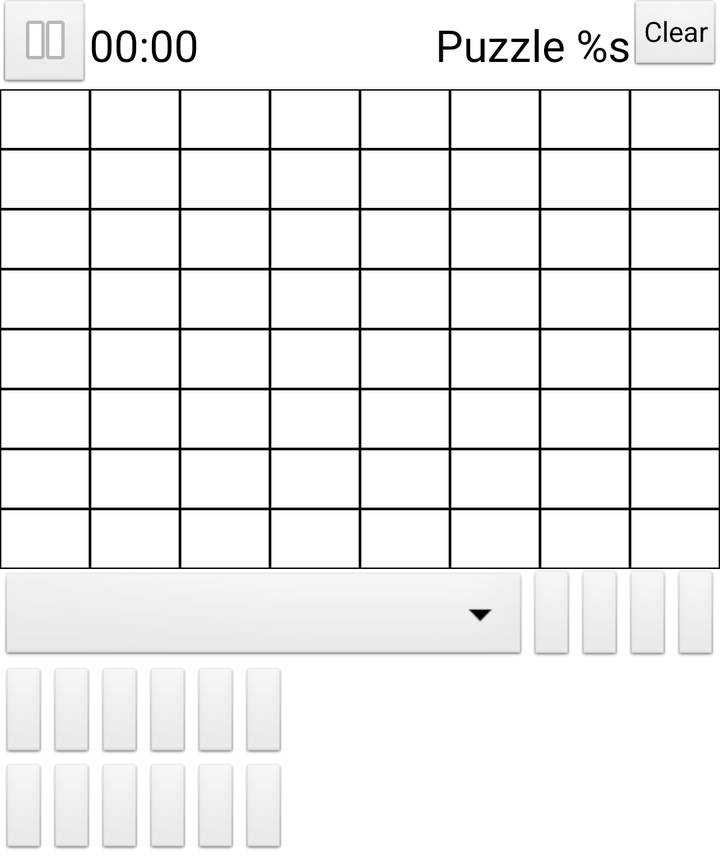
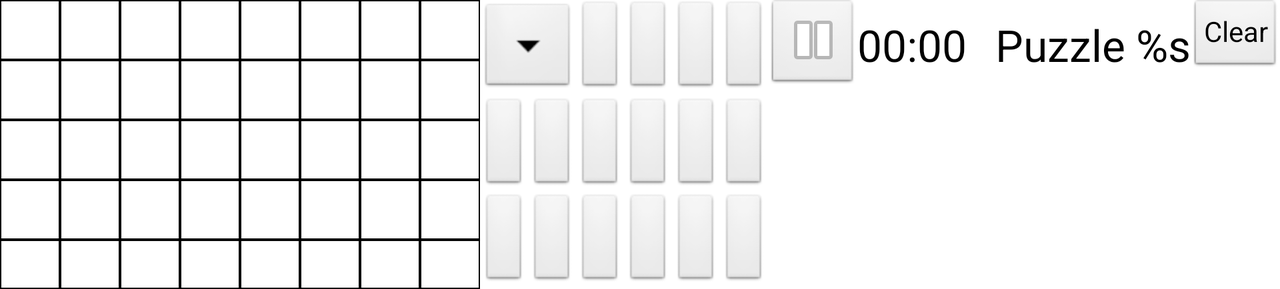

Two renders of one Android screen. The first uses the default layout on a phone; the second uses the alternative layout the repository ships for a different screen configuration, on a matching device. The two XML files are below.
<!-- AndroidManifest.xml: application theme AppTheme -->
<!-- res/layout/activity_connect64.xml -->
<LinearLayout xmlns:android="http://schemas.android.com/apk/res/android"
    xmlns:tools="http://schemas.android.com/tools"
    android:id="@+id/container"
    android:layout_width="fill_parent"
    android:layout_height="wrap_content"
    android:layout_alignParentLeft="true"
    android:layout_alignParentTop="true"
    android:orientation="vertical" >

    <include
        android:layout_width="fill_parent"
        android:layout_height="wrap_content"
        layout="@layout/label_and_back" />

    <include
        android:layout_width="fill_parent"
        android:layout_height="wrap_content"
        layout="@layout/game_grid" />

    <include
        android:layout_width="fill_parent"
        android:layout_height="wrap_content"
        layout="@layout/input_buttons" />

</LinearLayout>
<!-- res/layout/label_and_back.xml (included above) -->
<RelativeLayout xmlns:android="http://schemas.android.com/apk/res/android"
    android:id="@+id/RelativeLayout1"
    android:layout_width="wrap_content"
    android:layout_height="wrap_content" >

    <ImageButton
        android:id="@+id/pauseResumeButton"
        style="?android:attr/buttonStyleSmall"
        android:layout_width="wrap_content"
        android:layout_height="wrap_content"
        android:layout_alignParentLeft="true"
        android:layout_alignParentTop="true"
        android:contentDescription="@string/pause"
        android:onClick="pauseResumeClick"
        android:src="@android:drawable/ic_media_pause" />

    <Chronometer
        android:id="@+id/chronometer"
        android:layout_width="wrap_content"
        android:layout_height="wrap_content"
        android:layout_centerVertical="true"
        android:layout_toRightOf="@+id/pauseResumeButton"
        android:textAppearance="?android:attr/textAppearanceLarge" />

    <TextView
        android:id="@+id/puzzleLabel"
        android:layout_width="wrap_content"
        android:layout_height="wrap_content"
        android:layout_centerVertical="true"
        android:layout_toLeftOf="@+id/clear"
        android:text="@string/puzzle_s"
        android:textAppearance="?android:attr/textAppearanceLarge" />

    <Button
        android:id="@+id/clear"
        style="?android:attr/buttonStyleSmall"
        android:layout_width="wrap_content"
        android:layout_height="wrap_content"
        android:layout_alignParentRight="true"
        android:layout_alignParentTop="true"
        android:onClick="clearButtonClick"
        android:text="@string/clear" />

</RelativeLayout>
<!-- res/layout/game_grid.xml (included above) -->
<?xml version="1.0" encoding="utf-8"?>

<TableLayout xmlns:android="http://schemas.android.com/apk/res/android"
    android:id="@+id/connect64"
    android:layout_width="wrap_content"
    android:layout_height="wrap_content"
    android:background="#FFFFFF" >

    <TableRow
        android:layout_width="fill_parent"
        android:layout_height="wrap_content" >

        <Button
            style="@style/MarginlessButton"
            android:tag="11" />

        <Button
            style="@style/MarginlessButton"
            android:tag="12" />

        <Button
            style="@style/MarginlessButton"
            android:tag="13" />

        <Button
            style="@style/MarginlessButton"
            android:tag="14" />

        <Button
            style="@style/MarginlessButton"
            android:tag="15" />

        <Button
            style="@style/MarginlessButton"
            android:tag="16" />

        <Button
            style="@style/MarginlessButton"
            android:tag="17" />

        <Button
            style="@style/MarginlessButton"
            android:tag="18" />
    </TableRow>

    <TableRow
        android:layout_width="fill_parent"
        android:layout_height="wrap_content" >

        <Button
            style="@style/MarginlessButton"
            android:tag="21" />

        <Button
            style="@style/MarginlessButton"
            android:tag="22" />

        <Button
            style="@style/MarginlessButton"
            android:tag="23" />

        <Button
            style="@style/MarginlessButton"
            android:tag="24" />

        <Button
            style="@style/MarginlessButton"
            android:tag="25" />

        <Button
            style="@style/MarginlessButton"
            android:tag="26" />

        <Button
            style="@style/MarginlessButton"
            android:tag="27" />

        <Button
            style="@style/MarginlessButton"
            android:tag="28" />
    </TableRow>

    <TableRow
        android:layout_width="fill_parent"
        android:layout_height="wrap_content" >

        <Button
            style="@style/MarginlessButton"
            android:tag="31" />

        <Button
            style="@style/MarginlessButton"
            android:tag="32" />

        <Button
            style="@style/MarginlessButton"
            android:tag="33" />

        <Button
            style="@style/MarginlessButton"
            android:tag="34" />

        <Button
            style="@style/MarginlessButton"
            android:tag="35" />

        <Button
            style="@style/MarginlessButton"
            android:tag="36" />

        <Button
            style="@style/MarginlessButton"
            android:tag="37" />

        <Button
            style="@style/MarginlessButton"
            android:tag="38" />
    </TableRow>

    <TableRow
        android:layout_width="fill_parent"
        android:layout_height="wrap_content" >

        <Button
            style="@style/MarginlessButton"
            android:tag="41" />

        <Button
            style="@style/MarginlessButton"
            android:tag="42" />

        <Button
            style="@style/MarginlessButton"
            android:tag="43" />

        <Button
            style="@style/MarginlessButton"
            android:tag="44" />

        <Button
            style="@style/MarginlessButton"
            android:tag="45" />

        <Button
            style="@style/MarginlessButton"
            android:tag="46" />

        <Button
            style="@style/MarginlessButton"
            android:tag="47" />

        <Button
            style="@style/MarginlessButton"
            android:tag="48" />
    </TableRow>

    <TableRow
        android:layout_width="fill_parent"
        android:layout_height="wrap_content" >

        <Button
            style="@style/MarginlessButton"
            android:tag="51" />

        <Button
            style="@style/MarginlessButton"
            android:tag="52" />

        <Button
            style="@style/MarginlessButton"
            android:tag="53" />

        <Button
            style="@style/MarginlessButton"
            android:tag="54" />

        <Button
            style="@style/MarginlessButton"
            android:tag="55" />

        <Button
            style="@style/MarginlessButton"
            android:tag="56" />

        <Button
            style="@style/MarginlessButton"
            android:tag="57" />

        <Button
            style="@style/MarginlessButton"
            android:tag="58" />
    </TableRow>

    <TableRow
        android:layout_width="fill_parent"
        android:layout_height="wrap_content" >

        <Button
            style="@style/MarginlessButton"
            android:tag="61" />

        <Button
            style="@style/MarginlessButton"
            android:tag="62" />

        <Button
            style="@style/MarginlessButton"
            android:tag="63" />

        <Button
            style="@style/MarginlessButton"
            android:tag="64" />

        <Button
            style="@style/MarginlessButton"
            android:tag="65" />

        <Button
            style="@style/MarginlessButton"
            android:tag="66" />

        <Button
            style="@style/MarginlessButton"
            android:tag="67" />

        <Button
            style="@style/MarginlessButton"
            android:tag="68" />
    </TableRow>

    <TableRow
        android:layout_width="fill_parent"
        android:layout_height="wrap_content" >

        <Button
            style="@style/MarginlessButton"
            android:tag="71" />

        <Button
            style="@style/MarginlessButton"
            android:tag="72" />

        <Button
            style="@style/MarginlessButton"
            android:tag="73" />

        <Button
            style="@style/MarginlessButton"
            android:tag="74" />

        <Button
            style="@style/MarginlessButton"
            android:tag="75" />

        <Button
            style="@style/MarginlessButton"
            android:tag="76" />

        <Button
            style="@style/MarginlessButton"
            android:tag="77" />

        <Button
            style="@style/MarginlessButton"
            android:tag="78" />
    </TableRow>

    <TableRow
        android:layout_width="fill_parent"
        android:layout_height="wrap_content" >

        <Button
            style="@style/MarginlessButton"
            android:tag="81" />

        <Button
            style="@style/MarginlessButton"
            android:tag="82" />

        <Button
            style="@style/MarginlessButton"
            android:tag="83" />

        <Button
            style="@style/MarginlessButton"
            android:tag="84" />

        <Button
            style="@style/MarginlessButton"
            android:tag="85" />

        <Button
            style="@style/MarginlessButton"
            android:tag="86" />

        <Button
            style="@style/MarginlessButton"
            android:tag="87" />

        <Button
            style="@style/MarginlessButton"
            android:tag="88" />
    </TableRow>

</TableLayout>
<!-- res/layout/input_buttons.xml (included above) -->
<TableLayout xmlns:android="http://schemas.android.com/apk/res/android"
    android:id="@+id/inputButtons"
    android:layout_width="wrap_content"
    android:layout_height="wrap_content" >

    <TableRow
        android:layout_width="fill_parent"
        android:layout_height="wrap_content" >

        <Spinner
            android:id="@+id/rangeSpinner"
            android:layout_width="wrap_content"
            android:layout_height="wrap_content"
            android:layout_span="2"
            android:layout_weight="0.166" />

        <Button
            style="@style/InputButtonPort"
            android:tag="in1" />

        <Button
            style="@style/InputButtonPort"
            android:tag="in2" />

        <Button
            style="@style/InputButtonPort"
            android:tag="in3" />

        <Button
            style="@style/InputButtonPort"
            android:tag="in4" />
    </TableRow>

    <TableRow
        android:layout_width="fill_parent"
        android:layout_height="wrap_content" >

        <Button
            style="@style/InputButtonPort"
            android:tag="in5" />

        <Button
            style="@style/InputButtonPort"
            android:tag="in6" />

        <Button
            style="@style/InputButtonPort"
            android:tag="in7" />

        <Button
            style="@style/InputButtonPort"
            android:tag="in8" />

        <Button
            style="@style/InputButtonPort"
            android:tag="in9" />

        <Button
            style="@style/InputButtonPort"
            android:tag="in10" />
    </TableRow>

    <TableRow
        android:layout_width="fill_parent"
        android:layout_height="wrap_content" >

        <Button
            style="@style/InputButtonPort"
            android:tag="in11" />

        <Button
            style="@style/InputButtonPort"
            android:tag="in12" />

        <Button
            style="@style/InputButtonPort"
            android:tag="in13" />

        <Button
            style="@style/InputButtonPort"
            android:tag="in14" />

        <Button
            style="@style/InputButtonPort"
            android:tag="in15" />

        <Button
            style="@style/InputButtonPort"
            android:tag="in16" />
    </TableRow>

</TableLayout>
<!-- resources referenced by this layout -->
<resources>
  <string name="clear">Clear</string>
  <string name="pause">Pause</string>
  <string name="puzzle_s">Puzzle %s</string>
  <style name="MarginlessButton" parent="@android:Widget.Button">
          <item name="android:layout_width">wrap_content</item>
          <item name="android:layout_height">wrap_content</item>
          <item name="android:layout_weight">.125</item>
          <item name="android:background">@drawable/connect64button</item>
          <item name="android:padding">0dp</item>
          <item name="android:minHeight">30dp</item>
          <item name="android:minWidth">30dp</item>
          <item name="android:onClick">gameButtonClick</item>
      </style>
  <style name="AppTheme" parent="AppBaseTheme" />
  <!-- drawable connect64button (drawable) -->
  <?xml version="1.0" encoding="utf-8"?>
  <selector xmlns:android="http://schemas.android.com/apk/res/android">
  
      <item android:drawable="@drawable/disabledgamebutton" android:state_enabled="false"/>
      <item android:drawable="@drawable/gamebutton"/>
  
  </selector>
  <style name="AppBaseTheme" parent="android:Theme.Light">
          
      </style>
  <!-- drawable disabledgamebutton (drawable) -->
  <?xml version="1.0" encoding="utf-8"?>
  
  <shape xmlns:android="http://schemas.android.com/apk/res/android" >
  
      <size
          android:height="5dp"
          android:width="5dp" />
  
      <stroke
          android:width="2px"
          android:color="#000000" />
  
      <solid android:color="#AAAAAA" />
  
  </shape>
  <!-- drawable gamebutton (drawable) -->
  <?xml version="1.0" encoding="utf-8"?>
  
  <shape xmlns:android="http://schemas.android.com/apk/res/android" >
  
      <size
          android:height="5dp"
          android:width="5dp" />
  
      <stroke
          android:width="2px"
          android:color="#000000" />
  
      <solid android:color="#00000000" />
  
  </shape>
</resources>
<!-- res/layout-land/activity_connect64.xml (the repository's variant of the layout above) -->
<!-- drawn on the phone turned sideways -->
<LinearLayout xmlns:android="http://schemas.android.com/apk/res/android"
    xmlns:tools="http://schemas.android.com/tools"
    android:id="@+id/container"
    android:layout_width="wrap_content"
    android:layout_height="wrap_content"
    android:layout_alignParentLeft="true"
    android:layout_alignParentTop="true" >

    <include
        android:layout_width="wrap_content"
        android:layout_height="fill_parent"
        layout="@layout/game_grid" />

    <include
        android:layout_width="wrap_content"
        android:layout_height="wrap_content"
        layout="@layout/input_buttons" />

    <include
        android:layout_width="wrap_content"
        android:layout_height="wrap_content"
        layout="@layout/label_and_back" />

</LinearLayout>
